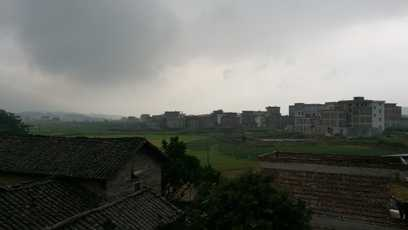
#> input picture pic/rain2.jpg, 408 x 230 px, found by its file name
$ python bright.py
#> lines starting #> are read from the running program, lines starting #| are printed output that depends on the picture
import numpy as np
import cv2 as cv
import matplotlib.pyplot as plt

img = cv.imread("pic/rain2.jpg", cv.IMREAD_COLOR)
#> img is the input picture: shape (230, 408, 3); mean B, G, R 100.9, 105.9, 103.6

alpha = [1.5, 2.0, 1.5]
beta = [25, 25, 55]

label = ["(a)", "(b)", "(c)", "(d)"]

plt.subplot(221)
plt.imshow(img[:, :, [2, 1, 0]])
plt.title("原图")
plt.xticks([]), plt.yticks([])
plt.xlabel(label[0])

for a in range(len(alpha)):
    new_img = np.zeros(img.shape, img.dtype)
    print("a = ", a)
    for i in range(img.shape[0]):
        for j in range(img.shape[1]):
            for k in range(img.shape[2]):
                new_img[i, j, k] = np.clip(alpha[a] * img[i, j, k] + beta[a], 0, 255)

    plt.subplot(2, 2, a + 2)
    plt.imshow(new_img[:, :, [2, 1, 0]])
    plt.title("alpha = " + str(alpha[a]) + " beta = " + str(beta[a]))
    plt.xticks([]), plt.yticks([])
    plt.xlabel(label[a + 1])
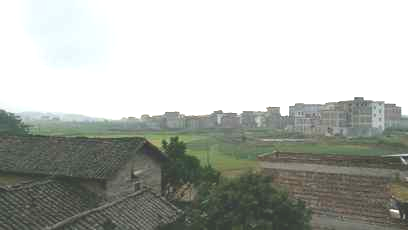
#> new_img: shape (230, 408, 3); mean B, G, R 171.7, 177.7, 174.2

plt.show()
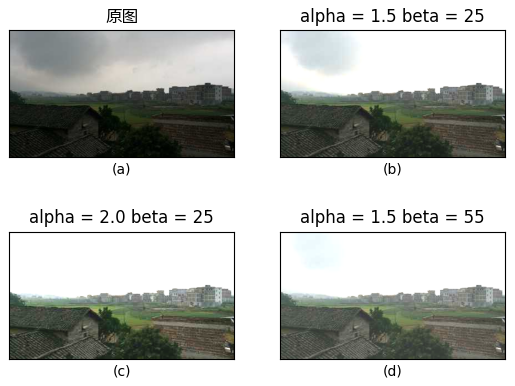
#> figure drawn by matplotlib, 4 panels

$ run again, with pic/blox.jpg copied over pic/rain2.jpg
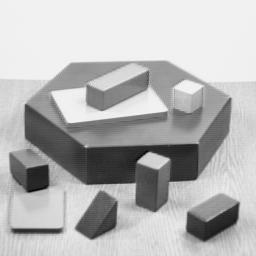
#> input picture pic/blox.jpg, 256 x 256 px, found by its file name
#> img is the input picture: shape (256, 256, 3); min 0, max 252, mean 182.8
#> after the loop `for a in range(len(alpha)):`:
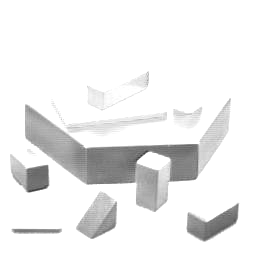
#> new_img: shape (256, 256, 3); min 55, max 255, mean 237.3
#> `plt.show()`:
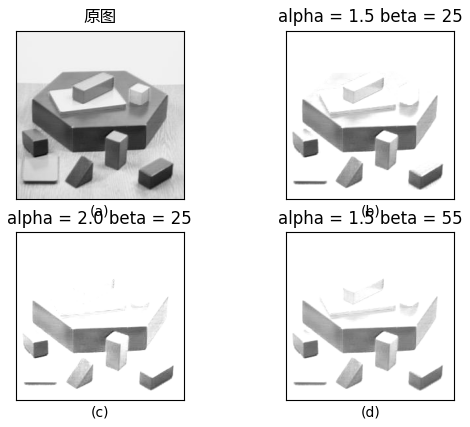
#> figure drawn by matplotlib, 4 panels
